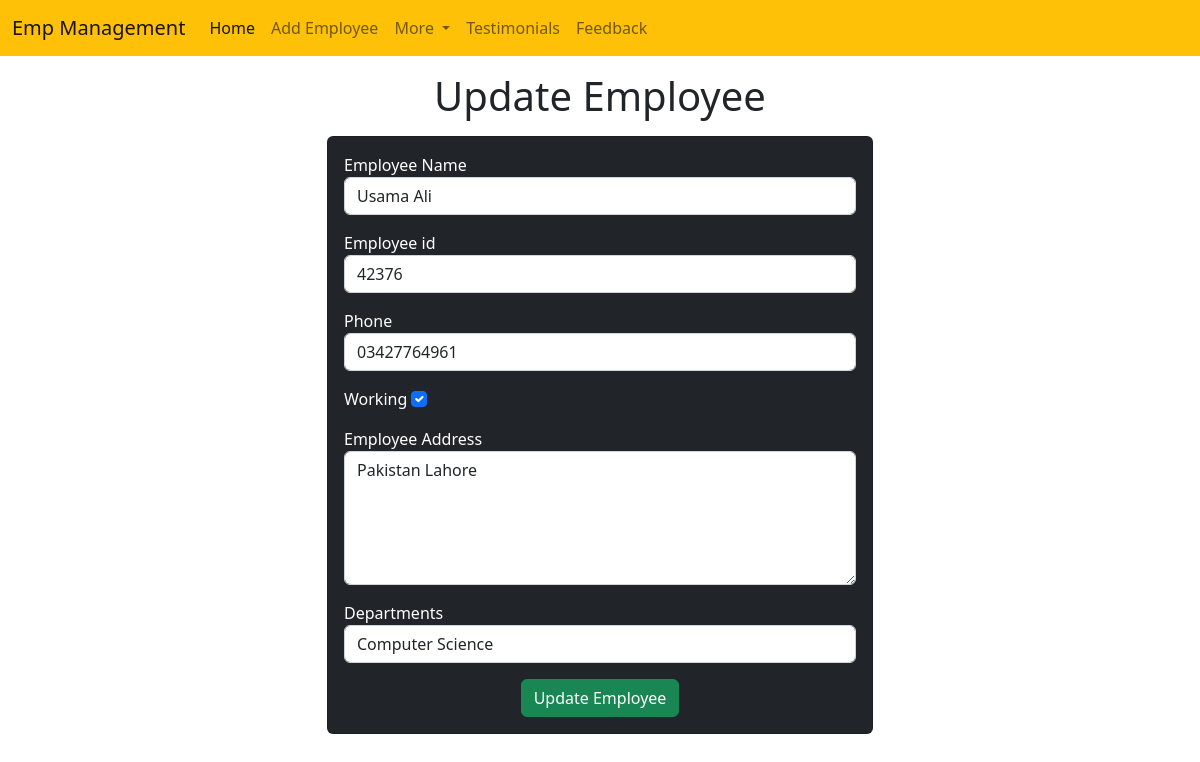
Screenshot of /emp/update-emp/2 with the database file from the repository.
### emp/models.py (models this page shows, shortened)
class Emp(models.Model):
    name=models.CharField(max_length=200)
    emp_id=models.CharField(max_length=200)
    phone=models.CharField(max_length=10)
    address=models.CharField(max_length=150)
    working=models.BooleanField(default=True)
    department=models.CharField(max_length=10)

### emp/views.py (the view)
# urls.py: path("update-emp/<int:emp_id>",update_emp),
def update_emp(request,emp_id):
    emp=Emp.objects.get(pk=emp_id)
    return render(request, "emp/update_emp.html",{
        'emp':emp
    })

### templates/emp/update_emp.html (shortened to what this page needs)
<!doctype html>
<html lang="en">
  <head>
    <link href="https://cdn.jsdelivr.net/npm/bootstrap@5.2.3/dist/css/bootstrap.min.css" rel="stylesheet">
  </head>
  <body>
    {% include 'emp/navbar.html' %}
    <h1 class="text-center my-3">Update Employee</h1>
    <div class="container">
        <div class="row">
            <div class="col-md-6 offset-md-3">
                <div class="card bg-dark text-white">
                    <div class="card-body">
                        <form action="/emp/do-update-emp/{{emp.id}}" method="POST">
                            <div class="mb-3">
                                <label for="name">Employee Name</label>
                                <input id="name" type="text" class="form-control" placeholder="Enter Emp Name" name="emp_name" value="{{emp.name}}"/>
                            </div>
                            <div class="mb-3">
                                <label for="id">Employee id</label>
                                <input id="id" type="text" class="form-control" placeholder="Enter Emp id" name="emp_id" value="{{emp.emp_id}}"/>
                            </div>
                            <div class="mb-3">
                                <label for="phone">Phone</label>
                                <input id="phone" type="text" class="form-control" placeholder="Enter Emp phone" name="emp_phone" value="{{emp.phone}}"/>
                            </div>
                            <div class="mb-3">
                                <label for="working">Working</label>
                                <input id="working" type="checkbox" class="form-check-input" name="emp_working" {% if emp.working %} checked {% endif %} />
                            </div>
                            <div class="mb-3">
                                <label for="address">Employee Address</label>
                                <textarea name="emp_address" id="address" rows="5" class="form-control" name="emp_working">{{emp.address}}</textarea>
                            </div>
                            <div class="mb-3">
                                <label for="department">Departments</label>
                                <select value="{{emp.department}}" id="department" name="emp_department" type="" class="form-control">
                                    <option value="CS">Computer Science</option>
                                </select>
                            </div>
                            <div class="container text-center">
                                <button class="btn btn-success">
                                    Update Employee
                                </button>
                            </div>
                        </form>
                    </div>
                </div>
            </div>
        </div>
    </div>
  </body>
</html>

### rows the page displays
Emp: emp_name "Usama Ali", emp_id "42376", emp_phone "03427764961", working "☑", emp_address "Pakistan Lahore", emp_department "Computer Science"
